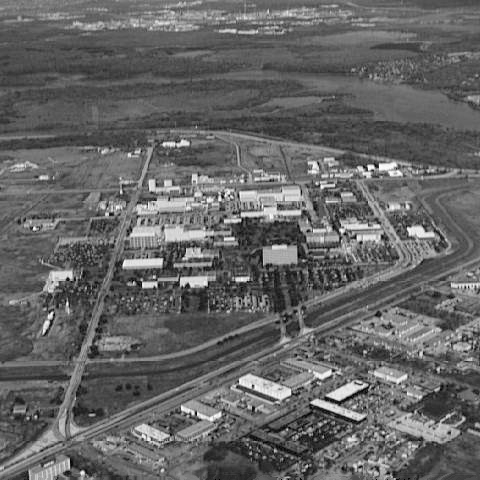
#> input picture resource/HW3 Image Samples/HW3 Image Samples/High-boost Filtering/Fig0525(a)(aerial_view_no_turb).jpg, 480 x 480 px, found by its file name
$ python main2.py
#> lines starting #> are read from the running program, lines starting #| are printed output that depends on the picture
import numpy as np
import matplotlib.pyplot as plt
from scipy.signal import convolve2d
from PIL import Image

def gaussian_kernel(size, sigma=1.0):
    size = int(size) // 2
    x, y = np.mgrid[-size:size+1, -size:size+1]
    normal = 1 / (2.0 * np.pi * sigma**2)
    g = np.exp(-((x**2 + y**2) / (2.0*sigma**2))) * normal
    return g

def gaussian_blur(img, kernel_size, sigma):
    kernel = gaussian_kernel(kernel_size, sigma)
    blurred_img = convolve2d(img, kernel, mode='same', boundary='fill', fillvalue=0)
    return blurred_img

def high_boost_filter(img, kernel_size, sigma, alpha):
    img_float = img.astype(np.float32)

    blurred_img = gaussian_blur(img_float, kernel_size, sigma)
    mask = img_float - blurred_img
    high_boosted_img = img_float + alpha * mask

    high_boosted_img_clipped = np.clip(high_boosted_img, 0, 255).astype('uint8')

    return high_boosted_img_clipped


#img = np.array(Image.open('resource\\HW3 Image Samples\\HW3 Image Samples\\High-boost Filtering\\Fig0327(a)(tungsten_original).jpg').convert('L'))
img = np.array(Image.open('resource\\HW3 Image Samples\\HW3 Image Samples\\High-boost Filtering\\Fig0525(a)(aerial_view_no_turb).jpg').convert('L'))
#> img is the input picture: shape (480, 480); min 0, max 254, mean 101.2

# alpha값 증가시키면서 High-boost 필터링 적용
alphas = [0.5, 1, 1.5, 2, 2.5]

plt.figure(figsize=(15, 10))

plt.subplot(2, 3, 1)
plt.title("Original Image")
plt.imshow(img, cmap='gray')
plt.axis('off')

for i, alpha in enumerate(alphas, start=2):
    high_boosted_img = high_boost_filter(img, 5, 1, alpha)

    plt.subplot(2, 3, i)
    plt.title(f"High-boost Filter: Alpha={alpha}")
    plt.imshow(high_boosted_img, cmap='gray')
    plt.axis('off')
#> this loop made 5 passes
#> pass 1, in gaussian_blur, `blurred_img = convolve2d(img, kernel, mode='same', boundary='fill', fi..`:
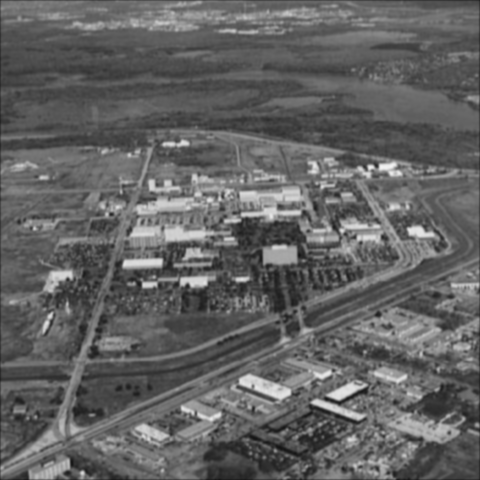
#> blurred_img: shape (480, 480) float64; min 20.37, max 244, mean 99
#> pass 1, in high_boost_filter, `mask = img_float - blurred_img`:
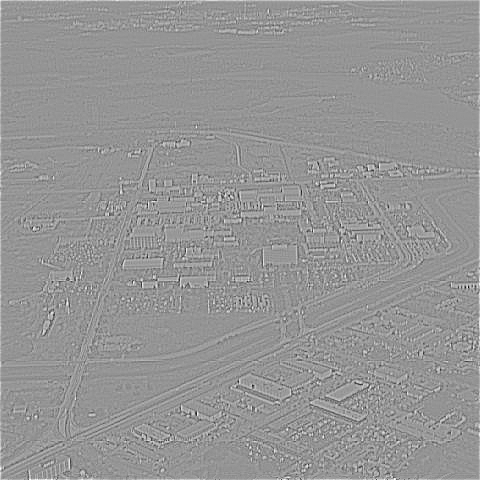
#> mask: shape (480, 480) float64; min -110.8, max 81.89, mean 2.1; drawn with min black and max white
#> pass 1, in high_boost_filter, `high_boosted_img = img_float + alpha * mask`:
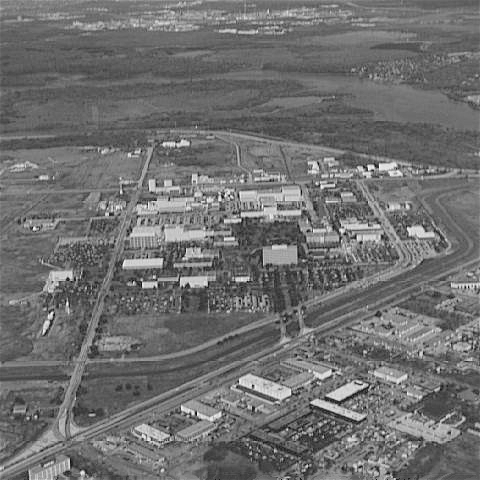
#> high_boosted_img: shape (480, 480) float64; min -46.05, max 290.6, mean 102.2; drawn with min black and max white

plt.tight_layout()
plt.show()
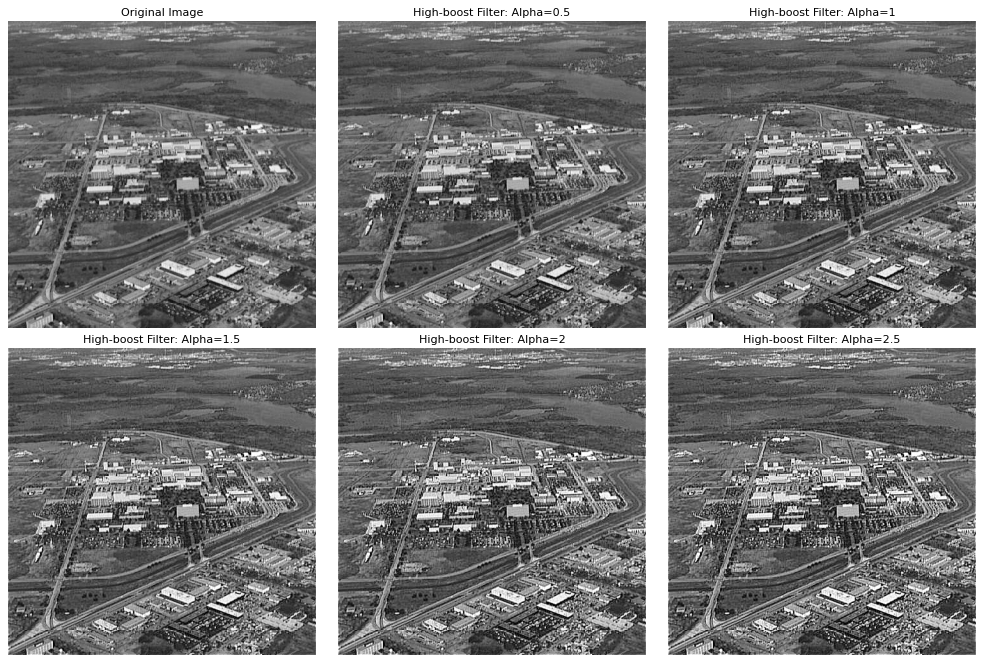
#> figure drawn by matplotlib, 6 panels
